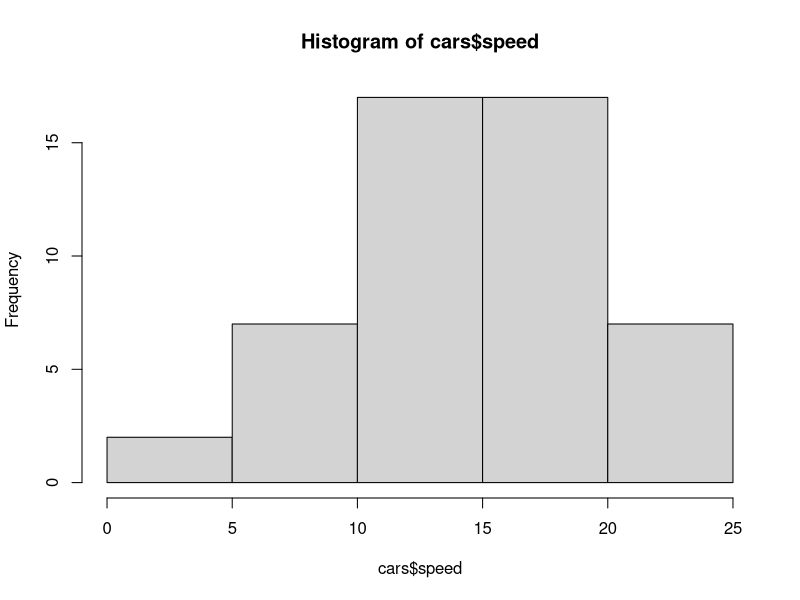
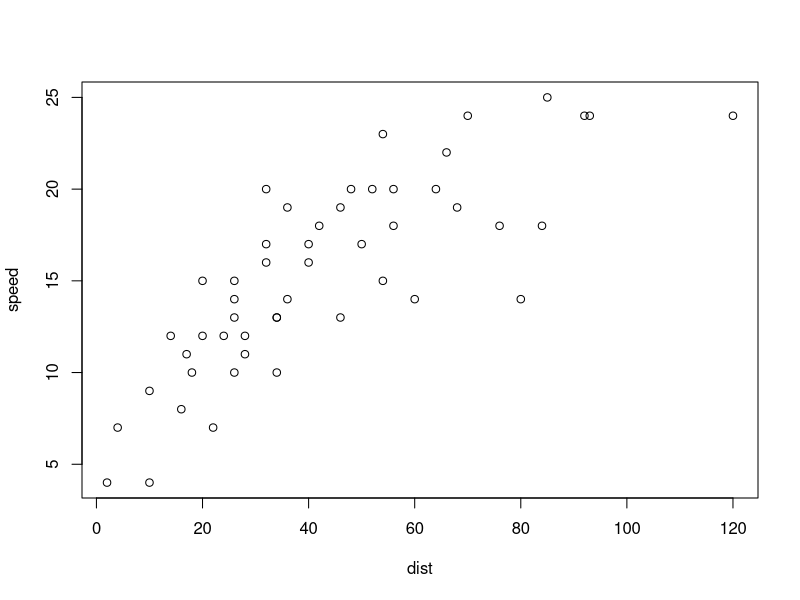

Generate these figures, in order, with R:
## ---- chunk 1
knitr::opts_chunk$set(echo = TRUE)
## ---- chunk 2
hist(cars$speed)
plot(speed ~ dist, data =cars)
